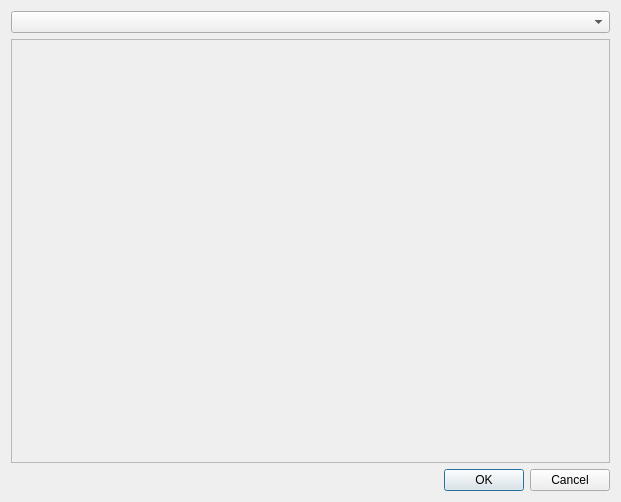
<?xml version="1.0" encoding="UTF-8"?>
<ui version="4.0">
 <class>Dialog</class>
 <widget class="QDialog" name="Dialog">
  <property name="geometry">
   <rect>
    <x>0</x>
    <y>0</y>
    <width>621</width>
    <height>502</height>
   </rect>
  </property>
  <property name="windowTitle">
   <string>Dialog</string>
  </property>
  <layout class="QGridLayout" name="gridLayout">
   <item row="0" column="0">
    <widget class="QComboBox" name="fieldComboBox"/>
   </item>
   <item row="2" column="0">
    <widget class="QDialogButtonBox" name="buttonBox">
     <property name="orientation">
      <enum>Qt::Horizontal</enum>
     </property>
     <property name="standardButtons">
      <set>QDialogButtonBox::Cancel|QDialogButtonBox::Ok</set>
     </property>
    </widget>
   </item>
   <item row="1" column="0">
    <widget class="QScrollArea" name="scrollArea">
     <property name="widgetResizable">
      <bool>true</bool>
     </property>
     <widget class="QWidget" name="scrollAreaWidgetContents">
      <property name="geometry">
       <rect>
        <x>0</x>
        <y>0</y>
        <width>601</width>
        <height>414</height>
       </rect>
      </property>
      <layout class="QGridLayout" name="gridLayout_2">
       <item row="0" column="0">
        <layout class="QVBoxLayout" name="verticalLayout"/>
       </item>
      </layout>
      <zorder></zorder>
      <zorder></zorder>
     </widget>
    </widget>
   </item>
  </layout>
 </widget>
 <resources/>
 <connections>
  <connection>
   <sender>buttonBox</sender>
   <signal>accepted()</signal>
   <receiver>Dialog</receiver>
   <slot>accept()</slot>
   <hints>
    <hint type="sourcelabel">
     <x>248</x>
     <y>254</y>
    </hint>
    <hint type="destinationlabel">
     <x>157</x>
     <y>274</y>
    </hint>
   </hints>
  </connection>
  <connection>
   <sender>buttonBox</sender>
   <signal>rejected()</signal>
   <receiver>Dialog</receiver>
   <slot>reject()</slot>
   <hints>
    <hint type="sourcelabel">
     <x>316</x>
     <y>260</y>
    </hint>
    <hint type="destinationlabel">
     <x>286</x>
     <y>274</y>
    </hint>
   </hints>
  </connection>
 </connections>
</ui>
